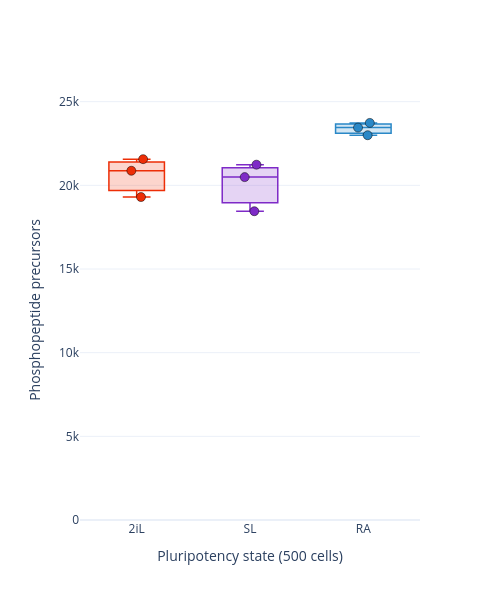

This figure's notebook cell:
### Markdown cell above
# Supplementary Figure 3f

Phosphopeptide-precursor depth per pluripotency state at 500 cells (normalized stem experiment) — the precursor-level analogue of Fig. 3f (Class I sites), same box convention and state colours (2iL/SL/RA). Phosphopeptide precursors = unique phosphorylated precursors (`EG.PrecursorId`), localization-independent.

### Code cell
# Supplementary Figure 3f — phosphopeptide-precursor depth per pluripotency state (500-cell
# normalized stem experiment). Precursor-level analogue of Fig. 3f (Class I). Phosphopeptide
# precursors = unique phosphorylated precursors (EG.PrecursorId), localization-independent.
import os, re
import numpy as np, pandas as pd
import plotly.graph_objects as go
from core import _hex_to_rgba

PREC_DIR = r'pride_data/analysis/figure3'
CELLLINE_TO_STATE = {1: '2iL', 2: 'SL', 4: 'RA'}     # cellline3 & 5(RA24) excluded (as Fig 3f)
STATE_ORDER = ['2iL', 'SL', 'RA']
STATE_COLOR = {'2iL': '#ED2E07', 'SL': '#7E2AC7', 'RA': '#2A88C7'}

def precursors_by_state(path):
    """{state: [per-run phosphoprecursor counts]}; state from cellline in R.FileName (fallback R.Condition)."""
    df = pd.read_csv(path, sep='\t',
                     usecols=['R.Condition', 'R.FileName', 'EG.ModifiedSequence', 'EG.PrecursorId', 'EG.IsDecoy'],
                     low_memory=False)
    decoy = (df['EG.IsDecoy'].astype(str).str.lower().isin(['true', '1'])
             if df['EG.IsDecoy'].dtype != bool else df['EG.IsDecoy'])
    df = df[~decoy]
    df = df[df['EG.ModifiedSequence'].astype(str).str.contains('Phospho', case=False, na=False)]
    per_run = df.groupby('R.FileName')['EG.PrecursorId'].nunique()
    run_cond = df.drop_duplicates('R.FileName').set_index('R.FileName')['R.Condition'].astype(str)
    by_state = {s: [] for s in STATE_ORDER}
    for run, cnt in per_run.items():
        m = re.search(r'cellline(\d+)', str(run))
        cl = int(m.group(1)) if m else (int(run_cond[run]) if run_cond[run].strip().isdigit() else None)
        st = CELLLINE_TO_STATE.get(cl)
        if st in by_state:
            by_state[st].append(int(cnt))
    return by_state

stem500_precursors = precursors_by_state(
    os.path.join(PREC_DIR, 'nanoPhos_StemCells_500cells_RAlin_SL_normalized_Report.tsv'))
for s in STATE_ORDER:
    c = stem500_precursors[s]
    if c:
        print(f'{s:<4} n={len(c)}  mean={int(np.mean(c))}  CV%={round(100*np.std(c, ddof=1)/np.mean(c), 1)}  vals={c}')

fig = go.Figure()
for s in STATE_ORDER:
    ys = stem500_precursors[s]
    if not ys:
        continue
    fig.add_trace(go.Box(
        y=ys, x=[s] * len(ys), name=s, boxpoints='all', jitter=0.3, pointpos=0,
        marker=dict(size=9, color=STATE_COLOR[s], line=dict(width=0.5, color='black')),
        line=dict(color=STATE_COLOR[s], width=1.5),
        fillcolor=_hex_to_rgba(STATE_COLOR[s], 0.2), showlegend=False))
fig.update_layout(width=500, height=600, template='plotly_white', showlegend=False,
                  xaxis_title='Pluripotency state (500 cells)', yaxis_title='Phosphopeptide precursors')
fig.update_xaxes(categoryorder='array', categoryarray=STATE_ORDER)
fig.update_yaxes(range = [0, 25100])
fig.show()
#fig.write_image(r'figures/figure3/suppl_figure3f.pdf', width=500, height=600)

### Figure 1 — Plotly figure (JSON) as saved in the notebook; plotly's stock layout.template omitted (floating-point values rounded to 4 significant figures)
{"data": [{"boxpoints": "all", "fillcolor": "rgba(237, 46, 7, 0.2)", "jitter": 0.3, "line": {"color": "#ED2E07", "width": 1.5}, "marker": {"color": "#ED2E07", "line": {"color": "black", "width": 0.5}, "size": 9}, "name": "2iL", "pointpos": 0, "showlegend": false, "type": "box", "x": ["2iL", "2iL", "2iL"], "y": [21565, 19301, 20872]}, {"boxpoints": "all", "fillcolor": "rgba(126, 42, 199, 0.2)", "jitter": 0.3, "line": {"color": "#7E2AC7", "width": 1.5}, "marker": {"color": "#7E2AC7", "line": {"color": "black", "width": 0.5}, "size": 9}, "name": "SL", "pointpos": 0, "showlegend": false, "type": "box", "x": ["SL", "SL", "SL"], "y": [20492, 21234, 18454]}, {"boxpoints": "all", "fillcolor": "rgba(42, 136, 199, 0.2)", "jitter": 0.3, "line": {"color": "#2A88C7", "width": 1.5}, "marker": {"color": "#2A88C7", "line": {"color": "black", "width": 0.5}, "size": 9}, "name": "RA", "pointpos": 0, "showlegend": false, "type": "box", "x": ["RA", "RA", "RA"], "y": [23731, 22995, 23452]}], "layout": {"height": 600, "showlegend": false, "width": 500, "xaxis": {"categoryarray": ["2iL", "SL", "RA"], "categoryorder": "array", "title": {"text": "Pluripotency state (500 cells)"}}, "yaxis": {"range": [0, 25100], "title": {"text": "Phosphopeptide precursors"}}}}
